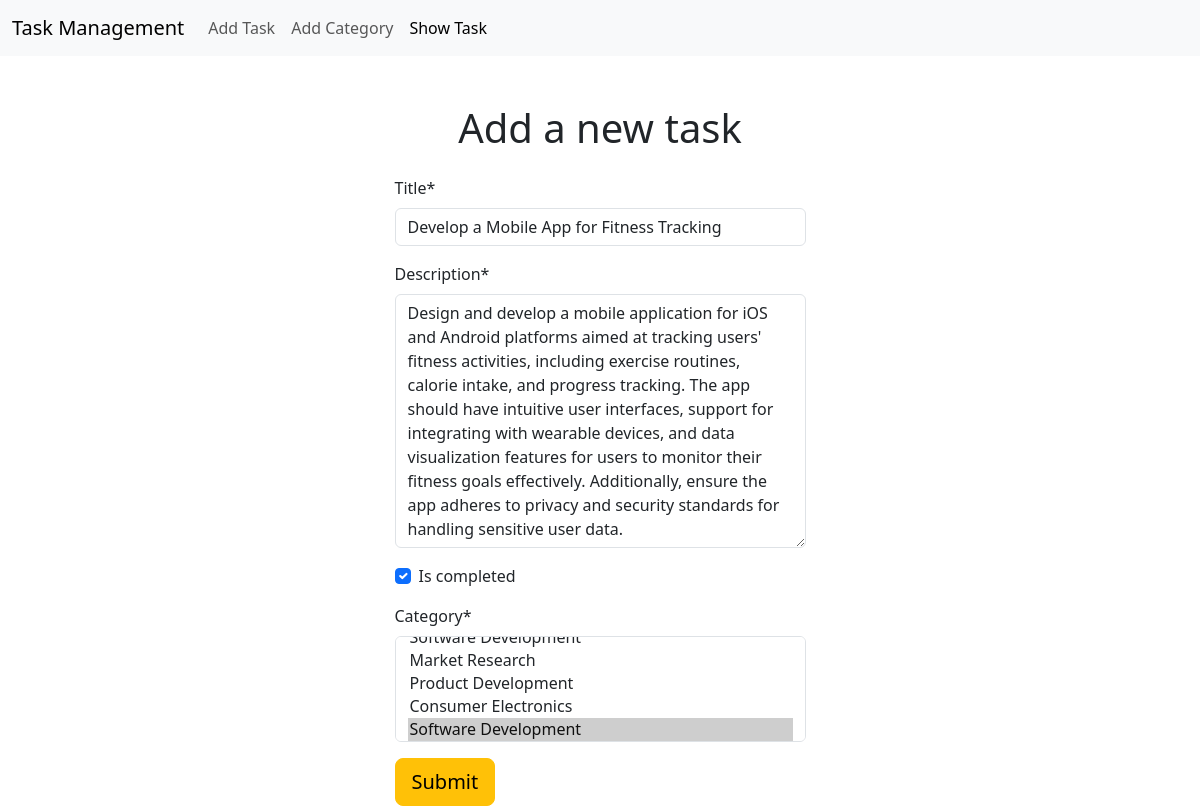
Screenshot of /task/edit/10 with the database file from the repository.
### task/models.py (models this page shows, shortened)
class Task(models.Model):
    title=models.CharField(max_length=50)
    description=models.TextField()
    is_completed=models.BooleanField(default=False)
    assigned_date=models.DateField(auto_now_add=True)
    category=models.ManyToManyField(Category)

### task/views.py (the view)
# urls.py: path('edit/<int:id>',views.edit_task,name='edit_task'),
def edit_task(request,id):
    task= Task.objects.get(pk=id)
    task_form=TaskForm(instance=task)
    if request.method == 'POST':
        task_form=TaskForm(request.POST, instance=task)
        if task_form.is_valid():
            task_form.save()
            return redirect('home')
    return render(request,'task_form.html',{'form':task_form})

### task/forms.py
class TaskForm(forms.ModelForm):
    class Meta:
        model = Task
        fields = '__all__'

### category/models.py (called while the page is built)
    def __str__(self) -> str:
        return self.name

### task/templates/task_form.html (shortened to what this page needs)
{% extends 'base.html' %}
{% load crispy_forms_tags %}
{% block content %}
<div class="container d-flex flex-column align-items-center justify-conten-center">
    <h1 class="mt-5">Add a new task</h1>
    <div class="mt-3">
        <form action="" method="post">
            {{form | crispy}}
            <button type="submit" class="btn btn-lg btn-warning ">Submit</button>
        </form>
    </div>
</div>
{% endblock %}

### rows the page displays
Task: title "Develop a Mobile App for Fitness Tracking", description "Design and develop a mobile application for iOS and Android platforms aimed at tracking users' fitness activities, including exercise routines, calorie intake, and progress tracking. The app should have intuitive user interfaces, support for integrating with wearable devices, and data visualization features for users to monitor their fitness goals effectively. Additionally, ensure the app adheres to privacy and security standards for handling sensitive user data.", is_completed "☑"
